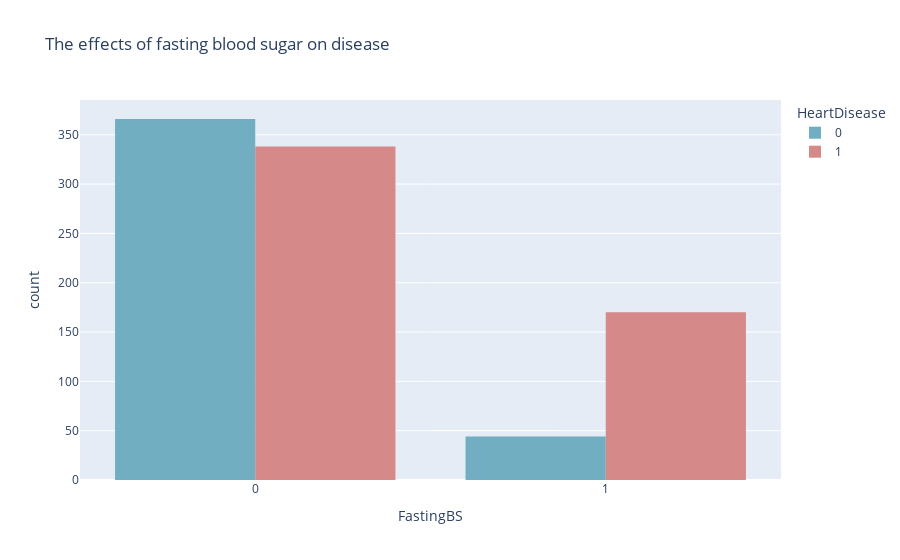

The code cell stored with this chart in its notebook:
### Code cell
px.histogram(df, x='FastingBS', color='HeartDisease', barmode='group', color_discrete_sequence=['#71AEC2','#D58989'], title='The effects of fasting blood sugar on disease')

### Figure 1 — Plotly figure (JSON) as saved in the notebook; plotly's stock layout.template omitted (floating-point values rounded to 4 significant figures; data arrays with more than 128 entries replaced by an {"elided": "..."} marker saying what was removed)
{"data": [{"alignmentgroup": "True", "bingroup": "x", "hovertemplate": "HeartDisease=0<br>FastingBS=%{x}<br>count=%{y}<extra></extra>", "legendgroup": "0", "marker": {"color": "#71AEC2", "pattern": {"shape": ""}}, "name": "0", "offsetgroup": "0", "orientation": "v", "showlegend": true, "type": "histogram", "x": {"elided": "410 int values"}, "xaxis": "x", "yaxis": "y"}, {"alignmentgroup": "True", "bingroup": "x", "hovertemplate": "HeartDisease=1<br>FastingBS=%{x}<br>count=%{y}<extra></extra>", "legendgroup": "1", "marker": {"color": "#D58989", "pattern": {"shape": ""}}, "name": "1", "offsetgroup": "1", "orientation": "v", "showlegend": true, "type": "histogram", "x": {"elided": "508 int values"}, "xaxis": "x", "yaxis": "y"}], "layout": {"barmode": "group", "legend": {"title": {"text": "HeartDisease"}, "tracegroupgap": 0}, "title": {"text": "The effects of fasting blood sugar on disease"}, "xaxis": {"anchor": "y", "domain": [0, 1], "title": {"text": "FastingBS"}}, "yaxis": {"anchor": "x", "domain": [0, 1], "title": {"text": "count"}}}}
